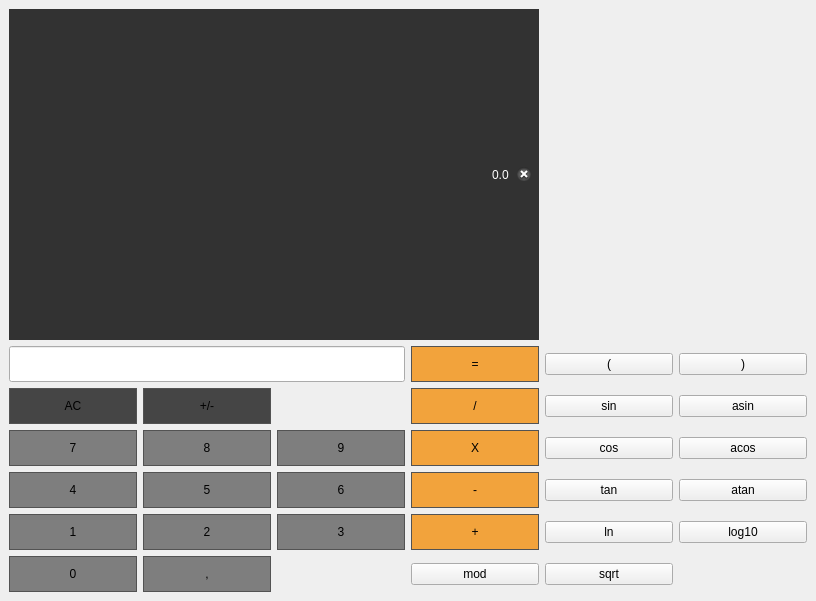
<?xml version="1.0" encoding="UTF-8"?>
<ui version="4.0">
 <class>SmartCalc</class>
 <widget class="QMainWindow" name="SmartCalc">
  <property name="geometry">
   <rect>
    <x>0</x>
    <y>0</y>
    <width>816</width>
    <height>601</height>
   </rect>
  </property>
  <property name="windowTitle">
   <string>SmartCalc</string>
  </property>
  <widget class="QWidget" name="Calculator">
   <layout class="QGridLayout" name="gridLayout">
    <item row="3" column="1">
     <widget class="QPushButton" name="changeSign">
      <property name="styleSheet">
       <string notr="true">QPushButton {
	background-color: #454545;
	border: 1px solid #535353;
	padding: 10px;
}

QPushButton:pressed {
	background-color: #7E7E7E;
	border: 1px solid #535353;
	padding: 10px;
}</string>
      </property>
      <property name="text">
       <string>+/-</string>
      </property>
     </widget>
    </item>
    <item row="5" column="2">
     <widget class="QPushButton" name="button_9">
      <property name="styleSheet">
       <string notr="true">QPushButton {
	background-color: #7E7E7E;
	border: 1px solid #535353;
	padding: 10px;
}

QPushButton:pressed {
	background-color: #B1B1B1;
	border: 1px solid #535353;
	padding: 10px;
}</string>
      </property>
      <property name="text">
       <string>9</string>
      </property>
     </widget>
    </item>
    <item row="0" column="0" colspan="4">
     <widget class="QLineEdit" name="inputDispaly">
      <property name="enabled">
       <bool>true</bool>
      </property>
      <property name="sizePolicy">
       <sizepolicy hsizetype="Expanding" vsizetype="Preferred">
        <horstretch>0</horstretch>
        <verstretch>0</verstretch>
       </sizepolicy>
      </property>
      <property name="minimumSize">
       <size>
        <width>100</width>
        <height>200</height>
       </size>
      </property>
      <property name="styleSheet">
       <string notr="true">QLineEdit {
	background-color: #323232;
	border: 0px;
	padding: 0px;
	color: white;
}

</string>
      </property>
      <property name="inputMask">
       <string extracomment="math expression"/>
      </property>
      <property name="text">
       <string>0.0</string>
      </property>
      <property name="maxLength">
       <number>255</number>
      </property>
      <property name="alignment">
       <set>Qt::AlignRight|Qt::AlignTrailing|Qt::AlignVCenter</set>
      </property>
      <property name="clearButtonEnabled">
       <bool>true</bool>
      </property>
     </widget>
    </item>
    <item row="5" column="0">
     <widget class="QPushButton" name="button_7">
      <property name="styleSheet">
       <string notr="true">QPushButton {
	background-color: #7E7E7E;
	border: 1px solid #535353;
	padding: 10px;
}

QPushButton:pressed {
	background-color: #B1B1B1;
	border: 1px solid #535353;
	padding: 10px;
}</string>
      </property>
      <property name="text">
       <string>7</string>
      </property>
     </widget>
    </item>
    <item row="1" column="3">
     <widget class="QPushButton" name="equal">
      <property name="styleSheet">
       <string notr="true">QPushButton {
	background-color: #F2A33C;
	border: 1px solid #535353;
	padding: 10px;
}

QPushButton:pressed {
	background-color: #C0812E;
	border: 1px solid #535353;
	padding: 10px;
}</string>
      </property>
      <property name="text">
       <string>=</string>
      </property>
     </widget>
    </item>
    <item row="1" column="0" colspan="3">
     <widget class="QLineEdit" name="outputDisplay">
      <property name="sizePolicy">
       <sizepolicy hsizetype="Expanding" vsizetype="Preferred">
        <horstretch>0</horstretch>
        <verstretch>0</verstretch>
       </sizepolicy>
      </property>
      <property name="inputMask">
       <string extracomment="result"/>
      </property>
     </widget>
    </item>
    <item row="7" column="3">
     <widget class="QPushButton" name="sub">
      <property name="styleSheet">
       <string notr="true">QPushButton {
	background-color: #F2A33C;
	border: 1px solid #535353;
	padding: 10px;
}

QPushButton:pressed {
	background-color: #C0812E;
	border: 1px solid #535353;
	padding: 10px;
}</string>
      </property>
      <property name="text">
       <string>-</string>
      </property>
     </widget>
    </item>
    <item row="8" column="0">
     <widget class="QPushButton" name="button_1">
      <property name="styleSheet">
       <string notr="true">QPushButton {
	background-color: #7E7E7E;
	border: 1px solid #535353;
	padding: 10px;
}

QPushButton:pressed {
	background-color: #B1B1B1;
	border: 1px solid #535353;
	padding: 10px;
}</string>
      </property>
      <property name="text">
       <string>1</string>
      </property>
     </widget>
    </item>
    <item row="3" column="0">
     <widget class="QPushButton" name="reset">
      <property name="styleSheet">
       <string notr="true">QPushButton {
	background-color: #454545;
	border: 1px solid #535353;
	padding: 10px;
}

QPushButton:pressed {
	background-color: #7E7E7E;
	border: 1px solid #535353;
	padding: 10px;
}</string>
      </property>
      <property name="text">
       <string>AC</string>
      </property>
     </widget>
    </item>
    <item row="3" column="3">
     <widget class="QPushButton" name="div">
      <property name="styleSheet">
       <string notr="true">QPushButton {
	background-color: #F2A33C;
	border: 1px solid #535353;
	padding: 10px;
}

QPushButton:pressed {
	background-color: #C0812E;
	border: 1px solid #535353;
	padding: 10px;
}</string>
      </property>
      <property name="text">
       <string>/</string>
      </property>
     </widget>
    </item>
    <item row="10" column="1">
     <widget class="QPushButton" name="comma">
      <property name="styleSheet">
       <string notr="true">QPushButton {
	background-color: #7E7E7E;
	border: 1px solid #535353;
	padding: 10px;
}

QPushButton:pressed {
	background-color: #B1B1B1;
	border: 1px solid #535353;
	padding: 10px;
}</string>
      </property>
      <property name="text">
       <string>,</string>
      </property>
     </widget>
    </item>
    <item row="5" column="3">
     <widget class="QPushButton" name="mul">
      <property name="styleSheet">
       <string notr="true">QPushButton {
	background-color: #F2A33C;
	border: 1px solid #535353;
	padding: 10px;
}

QPushButton:pressed {
	background-color: #C0812E;
	border: 1px solid #535353;
	padding: 10px;
}</string>
      </property>
      <property name="text">
       <string>X</string>
      </property>
     </widget>
    </item>
    <item row="10" column="0">
     <widget class="QPushButton" name="button_0">
      <property name="styleSheet">
       <string notr="true">QPushButton {
	background-color: #7E7E7E;
	border: 1px solid #535353;
	padding: 10px;
}

QPushButton:pressed {
	background-color: #B1B1B1;
	border: 1px solid #535353;
	padding: 10px;
}</string>
      </property>
      <property name="text">
       <string>0</string>
      </property>
     </widget>
    </item>
    <item row="8" column="1">
     <widget class="QPushButton" name="button_2">
      <property name="styleSheet">
       <string notr="true">QPushButton {
	background-color: #7E7E7E;
	border: 1px solid #535353;
	padding: 10px;
}

QPushButton:pressed {
	background-color: #B1B1B1;
	border: 1px solid #535353;
	padding: 10px;
}</string>
      </property>
      <property name="text">
       <string>2</string>
      </property>
     </widget>
    </item>
    <item row="7" column="1">
     <widget class="QPushButton" name="button_5">
      <property name="styleSheet">
       <string notr="true">QPushButton {
	background-color: #7E7E7E;
	border: 1px solid #535353;
	padding: 10px;
}

QPushButton:pressed {
	background-color: #B1B1B1;
	border: 1px solid #535353;
	padding: 10px;
}</string>
      </property>
      <property name="text">
       <string>5</string>
      </property>
     </widget>
    </item>
    <item row="5" column="1">
     <widget class="QPushButton" name="button_8">
      <property name="styleSheet">
       <string notr="true">QPushButton {
	background-color: #7E7E7E;
	border: 1px solid #535353;
	padding: 10px;
}

QPushButton:pressed {
	background-color: #B1B1B1;
	border: 1px solid #535353;
	padding: 10px;
}</string>
      </property>
      <property name="text">
       <string>8</string>
      </property>
     </widget>
    </item>
    <item row="7" column="2">
     <widget class="QPushButton" name="button_6">
      <property name="styleSheet">
       <string notr="true">QPushButton {
	background-color: #7E7E7E;
	border: 1px solid #535353;
	padding: 10px;
}

QPushButton:pressed {
	background-color: #B1B1B1;
	border: 1px solid #535353;
	padding: 10px;
}</string>
      </property>
      <property name="text">
       <string>6</string>
      </property>
     </widget>
    </item>
    <item row="7" column="0">
     <widget class="QPushButton" name="button_4">
      <property name="styleSheet">
       <string notr="true">QPushButton {
	background-color: #7E7E7E;
	border: 1px solid #535353;
	padding: 10px;
}

QPushButton:pressed {
	background-color: #B1B1B1;
	border: 1px solid #535353;
	padding: 10px;
}</string>
      </property>
      <property name="text">
       <string>4</string>
      </property>
     </widget>
    </item>
    <item row="8" column="3">
     <widget class="QPushButton" name="add">
      <property name="styleSheet">
       <string notr="true">QPushButton {
	background-color: #F2A33C;
	border: 1px solid #535353;
	padding: 10px;
}

QPushButton:pressed {
	background-color: #C0812E;
	border: 1px solid #535353;
	padding: 10px;
}</string>
      </property>
      <property name="text">
       <string>+</string>
      </property>
     </widget>
    </item>
    <item row="8" column="2">
     <widget class="QPushButton" name="button_3">
      <property name="styleSheet">
       <string notr="true">QPushButton {
	background-color: #7E7E7E;
	border: 1px solid #535353;
	padding: 10px;
}

QPushButton:pressed {
	background-color: #B1B1B1;
	border: 1px solid #535353;
	padding: 10px;
}</string>
      </property>
      <property name="text">
       <string>3</string>
      </property>
     </widget>
    </item>
    <item row="10" column="3">
     <widget class="QPushButton" name="mod">
      <property name="text">
       <string>mod</string>
      </property>
     </widget>
    </item>
    <item row="1" column="4">
     <widget class="QPushButton" name="leftParenthesis">
      <property name="text">
       <string>(</string>
      </property>
     </widget>
    </item>
    <item row="1" column="5">
     <widget class="QPushButton" name="rightPatenthesis">
      <property name="text">
       <string>)</string>
      </property>
     </widget>
    </item>
    <item row="7" column="4">
     <widget class="QPushButton" name="tan">
      <property name="text">
       <string>tan</string>
      </property>
     </widget>
    </item>
    <item row="7" column="5">
     <widget class="QPushButton" name="atan">
      <property name="text">
       <string>atan</string>
      </property>
     </widget>
    </item>
    <item row="3" column="4">
     <widget class="QPushButton" name="sin">
      <property name="text">
       <string>sin</string>
      </property>
     </widget>
    </item>
    <item row="5" column="4">
     <widget class="QPushButton" name="cos">
      <property name="text">
       <string>cos</string>
      </property>
     </widget>
    </item>
    <item row="3" column="5">
     <widget class="QPushButton" name="asin">
      <property name="text">
       <string>asin</string>
      </property>
     </widget>
    </item>
    <item row="5" column="5">
     <widget class="QPushButton" name="acos">
      <property name="text">
       <string>acos</string>
      </property>
     </widget>
    </item>
    <item row="10" column="4">
     <widget class="QPushButton" name="sqrt">
      <property name="text">
       <string>sqrt</string>
      </property>
     </widget>
    </item>
    <item row="8" column="4">
     <widget class="QPushButton" name="ln">
      <property name="text">
       <string>ln</string>
      </property>
     </widget>
    </item>
    <item row="8" column="5">
     <widget class="QPushButton" name="log10">
      <property name="text">
       <string>log10</string>
      </property>
     </widget>
    </item>
   </layout>
  </widget>
 </widget>
 <resources/>
 <connections/>
</ui>
